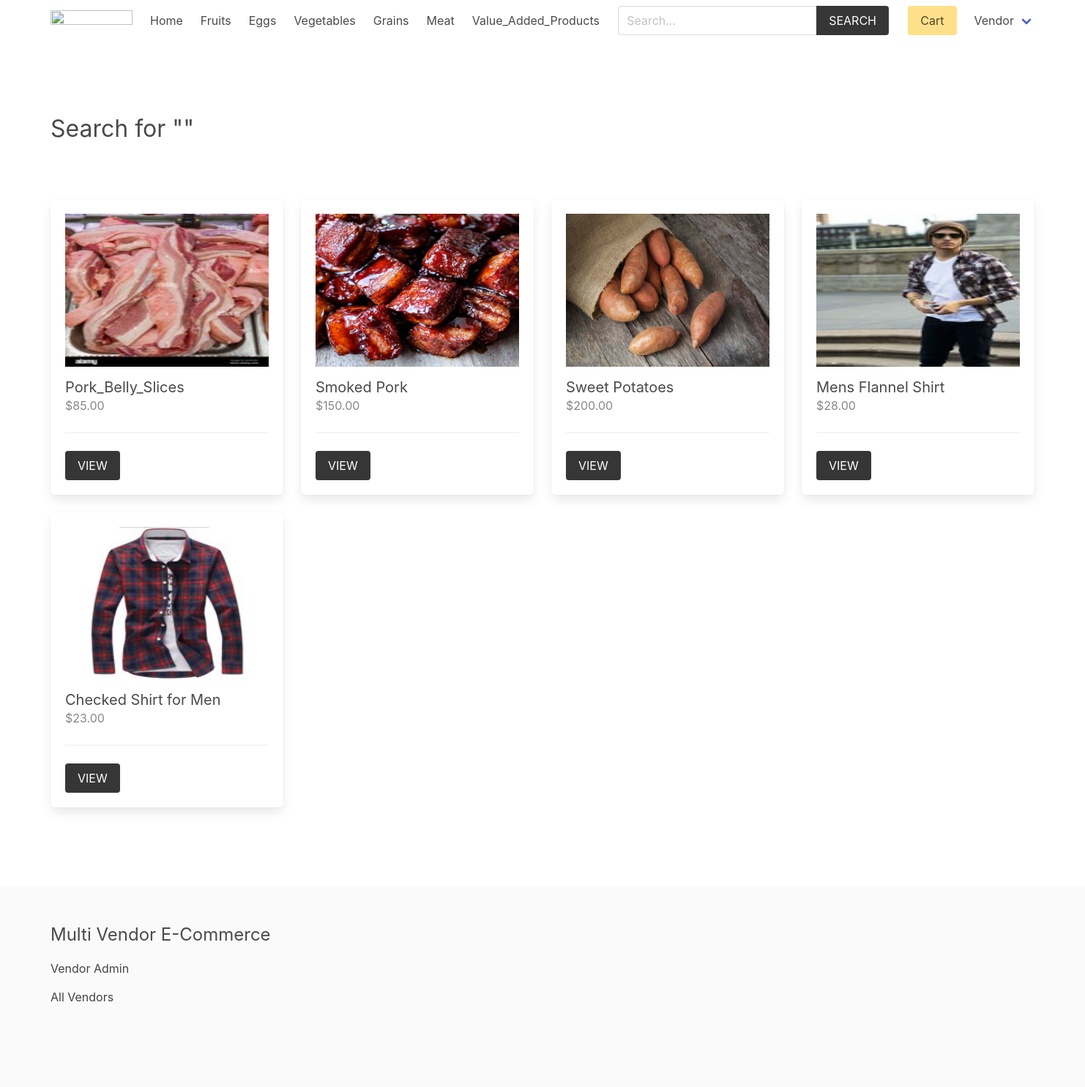
The page /product/search (signed in) on the database its author committed.
### product/models.py (models this page shows, shortened)
class Category(models.Model):
    title = models.CharField(max_length=50)
    slug = models.SlugField(max_length=55)
    ordering = models.IntegerField(default=0)
    class Meta:
        ordering = ['ordering']

class Product(models.Model):
    category = models.ForeignKey(Category, related_name='products', on_delete=models.CASCADE)
    vendor = models.ForeignKey(Vendor, related_name="products", on_delete=models.CASCADE)
    title = models.CharField(max_length=50)
    slug = models.SlugField(max_length=55)
    description = models.TextField(blank=True, null=True)
    price = models.DecimalField(max_digits=6, decimal_places=2)
    added_date = models.DateTimeField(auto_now_add=True)
    image = models.ImageField(upload_to='uploads/', blank=True, null=True)
    thumbnail = models.ImageField(upload_to='uploads/', blank=True, null=True) # Change uploads to thumbnails
    class Meta:
        ordering = ['-added_date']
    def get_thumbnail(self):
        if self.thumbnail:
            return self.thumbnail.url

### vendor/models.py (models this page shows, shortened)
class Vendor(models.Model):
    name = models.CharField(max_length=255)
    created_at = models.DateTimeField(auto_now_add=True)
    created_by = models.OneToOneField(User, related_name='vendor', on_delete=models.CASCADE)
    class Meta:
        ordering = ['name']

### product/views.py (the view)
# urls.py: path('search', views.search, name="search"),
def search(request):
    query = request.GET.get('query', '') # second is default parameter which is empty
    products = Product.objects.filter(Q(title__icontains=query) | Q(description__icontains=query))
    return render(request, 'product/search.html', {'products':products, 'query': query})

### cart/cart.py (called while the page is built)
    def __len__(self):
        return sum(item['quantity'] for item in self.cart.values())

### cart/context_processors.py (called while the page is built)
def cart(request):
    return {'cart': Cart(request)}

### product/context_processors.py (called while the page is built)
def menu_categories(request):
    categories = Category.objects.all()
    return {'categories': categories}

### templates/product/search.html (shortened to what this page needs)
{% extends 'core/base.html' %}
{% block content %}
    <div class="columns is-multiline mb-6">
        <div class="column is-12 has-test-centered mt-6 mb-6">
            <h2 class="is-size-3"> Search for "{{query}}"</h2>
        </div>
        {% for product in products %}
            {% include 'product/parts/list_item.html' %}
        {% endfor %}
    </div>
{% endblock content %}

### templates/core/base.html (shortened to what this page needs)
{% load static %}
<!DOCTYPE html>
<html lang="en">
<head>
    <link rel="stylesheet" href="https://cdn.jsdelivr.net/npm/bulma@0.9.2/css/bulma.min.css">
    <link rel="stylesheet" href="{% static 'css/main.css' %}">
</head>
<body>
    <div class="container">
        <nav class="navbar" role="navigation" aria-label="main navigation">
            <div class="navbar-brand">
                <a class="navbar-item" href="{% url 'core:home' %}">
                <img src="https://2.bp.blogspot.com/-mkVne3V2tzY/Xfo99c80KUI/AAAAAAAAD_c/9EbC4qu-fYAeVjLi3ONzRZ-osIW4H3qBACK4BGAYYCw/s1600/Vijay%2BThapa%2BLogo%2BHD.png" width="112" height="28">
                </a>
            </div>
            <div id="navbarBasicExample" class="navbar-menu">
                <div class="navbar-start">
                <a class="navbar-item" href="{% url 'core:home' %}">
                    Home
                </a>
                {% for category in categories %}
                    <a class="navbar-item" href="{% url 'product:category' category.slug %}">
                        {{category.title}}
                    </a>
                {% endfor %}
                </div>
                <div class="navbar-start">
                    <div class="navbar-item">
                        <form method="get" action="{% url 'product:search' %}">
                            <div class="field has-addons">
                                <div class="control">
                                    <input type="search" name="query" id="" class="input" placeholder="Search...">
                                </div>
                                <div class="control">
                                    <button class="button is-dark is-uppercase">Search</button>
                                </div>
                            </div>
                        </form>
                    </div>
                </div>
                <div class="navbar-end">
                <div class="navbar-item">
                    <a href="{% url 'cart:cart' %}" class="button is-warning">Cart {% if cart %}({{cart|length}}){% endif %}</a>
                </div>
                {% if request.user.is_authenticated %}
                <div class="navbar-item has-dropdown is-hoverable">
                    <a class="navbar-link is-capitalized">
                    {{user.vendor.name}}
                    </a>
                </div>
                {% endif %}
                </div>
            </div>
            </nav>
    </div>
    <section class="section">
        <div class="container">
            {% block content %}{% endblock content %}
        </div>
    </section>
    <footer class="footer">
        <div class="container">
            <h3 class="is-size-4 mb-4">Multi Vendor E-Commerce</h3>
            {% if request.user.is_authenticated %}
                <a href="{% url 'vendor:vendor-admin' %}">Vendor Admin</a>
            {% else %}
                <a href="{% url 'vendor:become-vendor' %}">Become a Vendor</a>
            {% endif %}
            <br>
            <a href="{% url 'vendor:vendors' %}">All Vendors</a>
        </div>
    </footer>
</body>
</html>

### templates/product/parts/list_item.html
<div class="column is-3 product-list-item">
                <div class="box">
                    <figure class="image is-4by3 mb-4">
                        <img src="{{ product.get_thumbnail }}" alt="{{product.title}}">
                    </figure>
                    <h2 class="subtitle">{{product.title}}</h2>
                    <h3 class="price is-size-6 mb-5">${{product.price}}</h3>
                    <hr>
                    <a href="{% url 'product:product' product.category.slug product.slug %}" class="button is-dark is-uppercase">View</a>
                </div>
            </div>

### core/static/css/main.css (style rules this page uses)
.footer a { margin-bottom: 15px; display: inline-block; color: #444; }
.product-list-item .box .subtitle { margin-bottom: 0; }
.product-list-item .box .price { color: #888; }

### rows shown on the page
Category: title "Fruits"
Category: title "Eggs"
Category: title "Vegetables"
Category: title "Grains"
Category: title "Meat"
Category: title "Value_Added_Products"
Product: get_thumbnail (picture), title "Pork_Belly_Slices", price "85.00"
Product: get_thumbnail (picture), title "Smoked Pork", price "150.00"
Product: get_thumbnail (picture), title "Sweet Potatoes", price "200.00"
Product: get_thumbnail (picture), title "Mens Flannel Shirt", price "28.00"
Product: get_thumbnail (picture), title "Checked Shirt for Men", price "23.00"

### other values the page prints
{{ user.vendor.name }} "Vendor"
